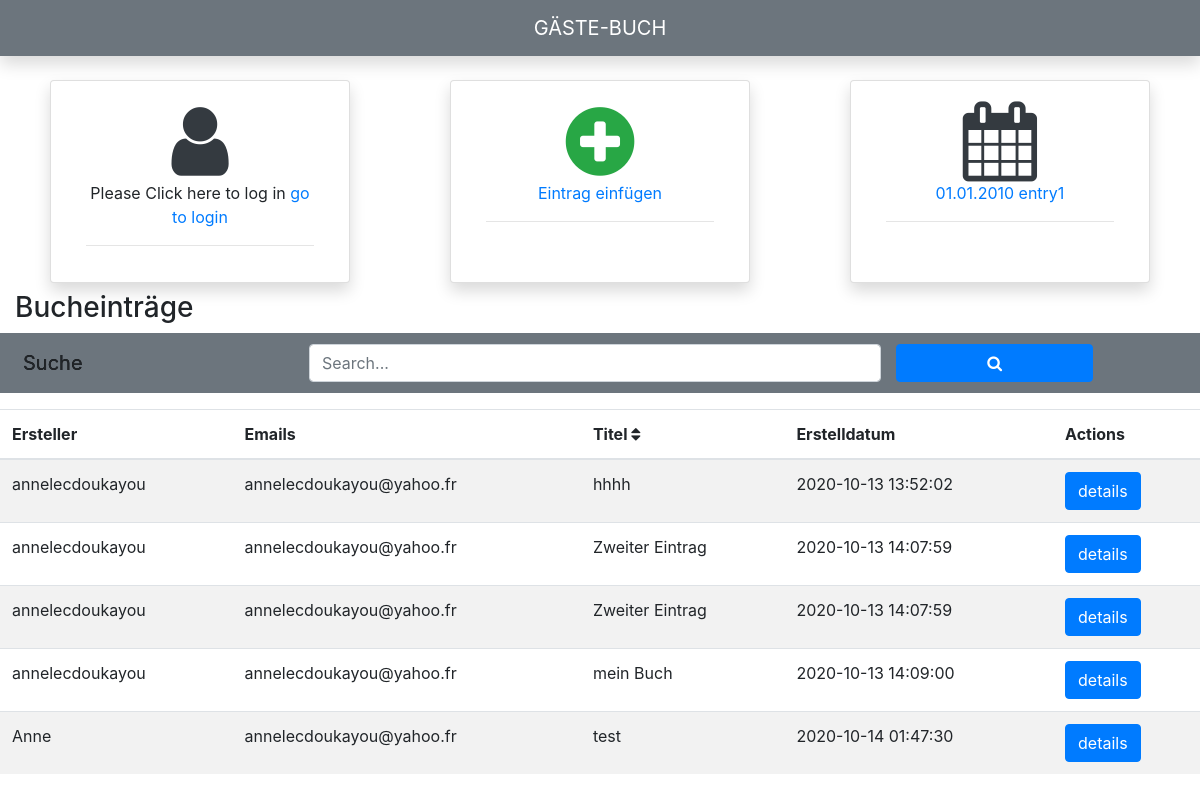
/Template/Pages/Dashboard.php, run on an earlier commit of the app's database.
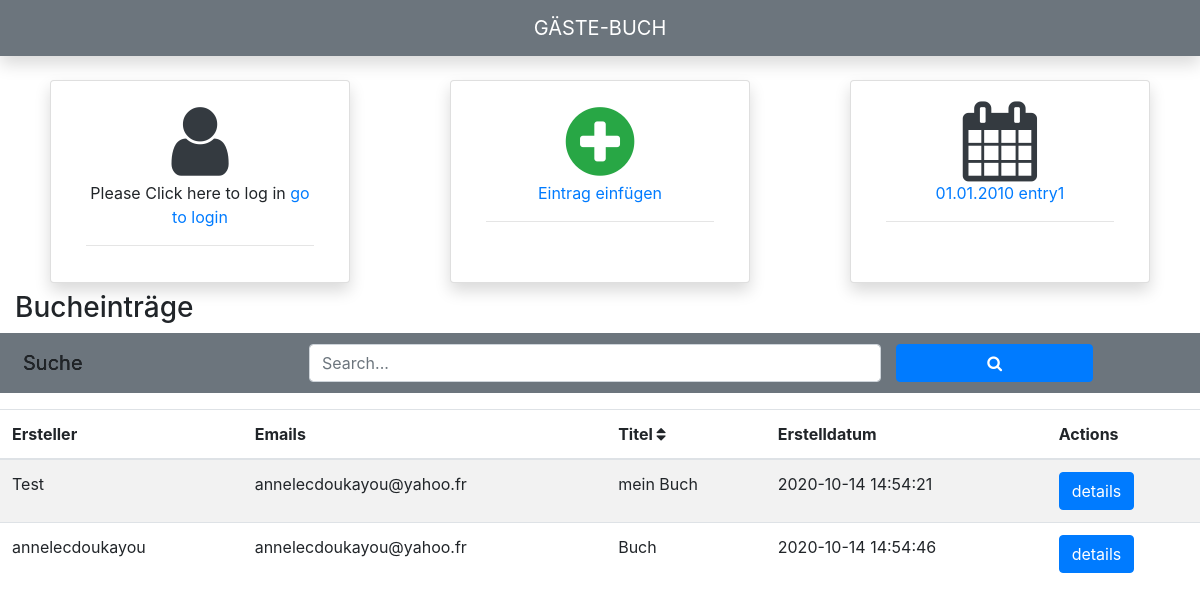
And on a later commit of the database.
### tables this page shows
CREATE TABLE BOOKENTRY
      (ID INTEGER PRIMARY KEY    NOT NULL,
      TITEL           TEXT    NOT NULL,
      CONTENT         TEXT    NOT NULL,
      DATE            DATETIME    NOT NULL ,
      USERID          INT     NOT NULL);

CREATE TABLE USER
      (ID INTEGER PRIMARY KEY    NOT NULL,
      USERNAME        TEXT    NOT NULL,
      EMAIL           TEXT    NOT NULL,
      PASSWORD        TEXT    NOT NULL);

### Model/DBconnexion/DAOBookEntry.php (called while the page is built, shortened)
<?php
require_once($_SERVER["DOCUMENT_ROOT"]."/Online-G-stebuch/Template/Pages/BookEntry.php");
class DAOBookEntry extends DAO implements IDAOBookEntry{
    public function getAll()
    {
        $db = new MyDB();
        $stmt = $db->prepare("SELECT b.id, b.titel,b.content,b.date,b.userid,u.email,u.username FROM BOOKENTRY b join USER u on u.id=b.userid");
        $stmt->execute();
        $result = $stmt->fetchAll(PDO::FETCH_CLASS, "BookEntry");
        return $result;
    }
}

### Template/Services/BookEntryService.php (called while the page is built, shortened)
<?php
 require_once $_SERVER["DOCUMENT_ROOT"] . "/Online-G-stebuch/Model/DBconnexion/DAOBookEntry.php";
class BookEntryService
{
    public function getAll()
    {
        $dbService = new DAOBookEntry();
        return $dbService->getAll();
    }
}

### Template/Pages/DashboardController.php (called while the page is built, shortened)
<?php
require_once $_SERVER["DOCUMENT_ROOT"] . "/Online-G-stebuch/Template/Services/BookEntryService.php";
$bookEntryService=new BookEntryService();
$BOOK_ENTRIES=$bookEntryService->getAll();

### Template/Pages/BookEntry.php (called while the page is built, shortened)
<?php
class BookEntry
{
	  private $titel;
    private $date;
    private $email;
    private $username;
	public function __construct() {
        $this->date = $this->DATE;
        $this->titel = $this->TITEL;
        $this->email = $this->EMAIL;
        $this->username = $this->USERNAME;
    }
	  public function getTitel(){
		return $this->titel;
	  }
    public function getDate(){
		return $this->date;
    }
    public function getUserEmail()
    {
    return $this->email;
    }
    public function getUsername()
    {
    return $this->username;
    }
}
?>

### Template/Pages/Dashboard.php (the view, shortened to what this page needs)
<?php require_once $_SERVER["DOCUMENT_ROOT"] . "/Online-G-stebuch/Template/Pages/DashboardController.php";?>
<?php require_once '../../Template/includes/head.php' ?>
<body>
<?php require_once '../../Template/includes/header2.php' ?>;
<main role="main" class="flex-shrink-0">
   <div class="container-fluid">
<div class="row mt-5 justify-content-around">
    <div class="card shadow border-none col-md-3 m-2">
      <div class="card-body text-center">
        <h1 class="card-title m-auto text-dark"><i class="fa fa-user fa-2x" id="user"></i></h1 >
          <?php
          if (!isset($_SESSION['email'])){
                echo " Please Click here to  log in <a href='login.php'> go to login </a>" ;
          }else{
                echo $_SESSION['email'];
                 } ?>
        <hr>
      </div>
    </div>
    <div class="card shadow border-none col-md-3 m-2">
      <div class="card-body text-center">
        <h1 class="card-title m-auto text-success"><i class="fa fa-plus-circle fa-2x"></i></h1 >
        <a href="addEintrag.php" class="card-link">Eintrag einfügen</a>
        <hr>
      </div>
    </div>
    <div class="card shadow border-none col-md-3 m-2 ">
      <div class="card-body text-center">
        <h1 class="card-title m-auto text-dark"><i class="fa fa-calendar fa-2x"></i></h1 >
        <a href="#" class="card-link">01.01.2010 entry1</a>
         <hr>
      </div>
    </div>
</div>
   <div id="row">
            <h3>Bucheinträge</h3>
            <form class="form-inline row bg-secondary p-2">
            <div class="form-group col-md-9">
               <label  style="text-shadow: 0 0 black; font-size: 20px;"for="search" class="form-control-plaintext col-md-4" >Suche</label>
               <input type="text" class="form-control col-md-8" id="search" placeholder="Search...">
            </div>
            <button type="submit" class="btn btn-primary  col-md-2">
               <i class="fa fa-search"></i>
               </button>
            </form>
      </div>
      <div class="row mt-3">
      <table class="table table-striped" id="TableId">
 <thead>
    <tr>
        <th>Ersteller</th>
        <th>Emails</th>
        <th>Titel  <i class="fa fa-sort fa-1x" aria-hidden="false" id="sort"></i></th>
        <th>Erstelldatum</th>
        <th>Actions</th>
    </tr>
    </thead>
    <?php
                foreach ($BOOK_ENTRIES as $value) {
                  echo "<tr>";
                  echo "<td>". $value->getUsername()."</td>";
                  echo "<td>". $value->getUserEmail()."</td>";
                  echo "<td>".$value->getTitel()."</td>";
                  echo "<td>". date("Y-m-d H:i:s", strtotime($value->getDate()))."</td>";
                  echo "<td> <form method='POST' action='eintragdetails.php' >
                  <input type='hidden' class='form-control' name='Bookid'  value=' ". $value->getId()." '>
                   <button type='submit' class='btn btn-primary'>details </button>
                  </form> </td>";
                  echo "</tr>";
               }
                  ?>
</table>
      </div>
   </div>
</main>
</body>

### Template/Includes/head.php (shortened to what this page needs)
<!DOCTYPE html>
<html lang="de">
  <head>
    <link rel="stylesheet" href="https://stackpath.bootstrapcdn.com/bootstrap/4.5.2/css/bootstrap.min.css">
    <link href="https://stackpath.bootstrapcdn.com/font-awesome/4.7.0/css/font-awesome.min.css" rel="stylesheet">
    <link rel="stylesheet" type="text/css" href="https://cdn.datatables.net/1.10.22/css/jquery.dataTables.css">
</head>

### Template/Includes/header2.php (shortened to what this page needs)
<nav class="navbar navbar-expand-md navbar-dark fixed-top bg-secondary shadow">
    <a class="navbar-brand m-auto" id= "navbar" href="#">GÄSTE-BUCH</a>
  </nav>

What changed in the data, as far as the page shows it:
removed bookentry: USERID.USERNAME "annelecdoukayou", USERID.EMAIL "annelecdoukayou@yahoo.fr", TITEL "Zweiter Eintrag", DATE "2020-10-13 14:07:59"
removed bookentry: USERID.USERNAME "annelecdoukayou", USERID.EMAIL "annelecdoukayou@yahoo.fr", TITEL "Zweiter Eintrag", DATE "2020-10-13 14:07:59"
removed bookentry: USERID.USERNAME "annelecdoukayou", USERID.EMAIL "annelecdoukayou@yahoo.fr", TITEL "mein Buch", DATE "2020-10-13 14:09:00"
removed bookentry: USERID.USERNAME "Anne", USERID.EMAIL "annelecdoukayou@yahoo.fr", TITEL "test", DATE "2020-10-14 01:47:30"
changed bookentry: USERID.USERNAME "annelecdoukayou" → "Test"; TITEL "hhhh" → "mein Buch"; DATE "2020-10-13 13:52:02" → "2020-10-14 14:54:21"
added bookentry: USERID.USERNAME "annelecdoukayou", USERID.EMAIL "annelecdoukayou@yahoo.fr", TITEL "Buch", DATE "2020-10-14 14:54:46"
